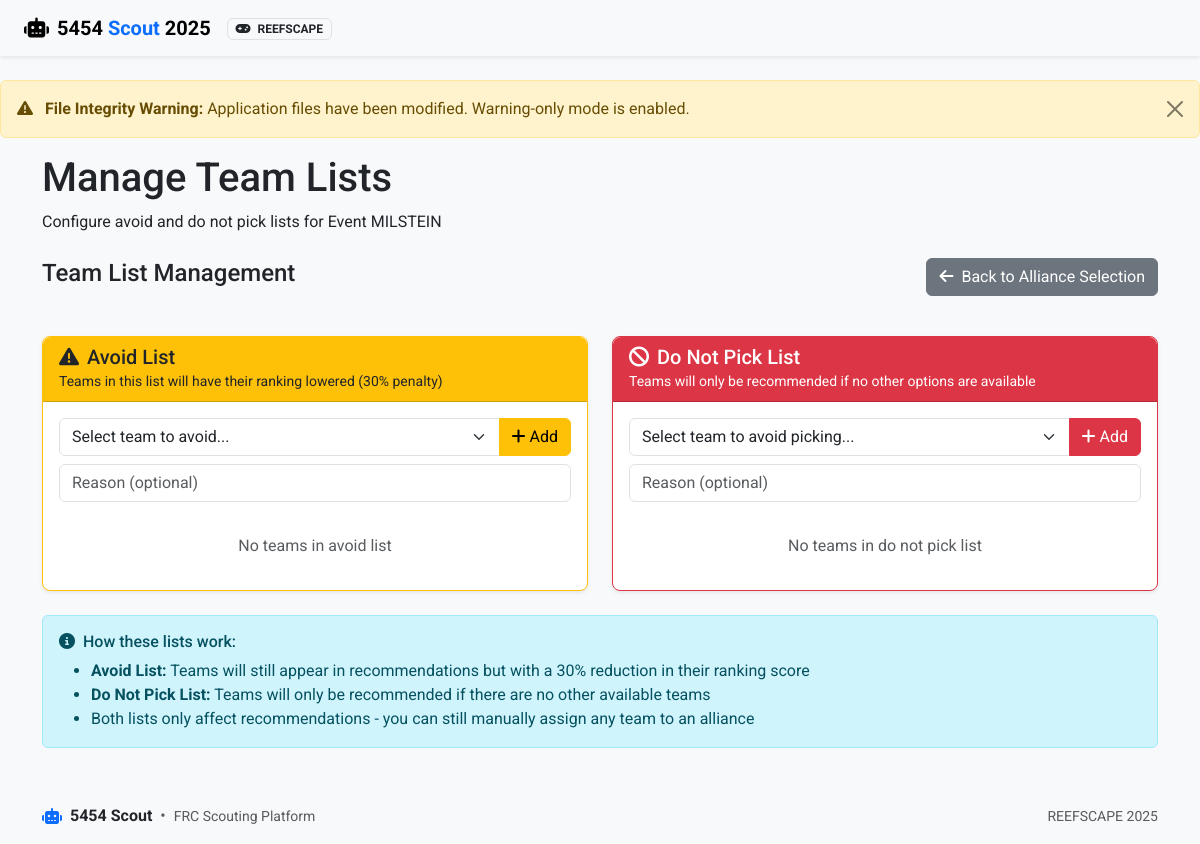
The page /alliances/manage_lists/1 on the database as committed earlier.
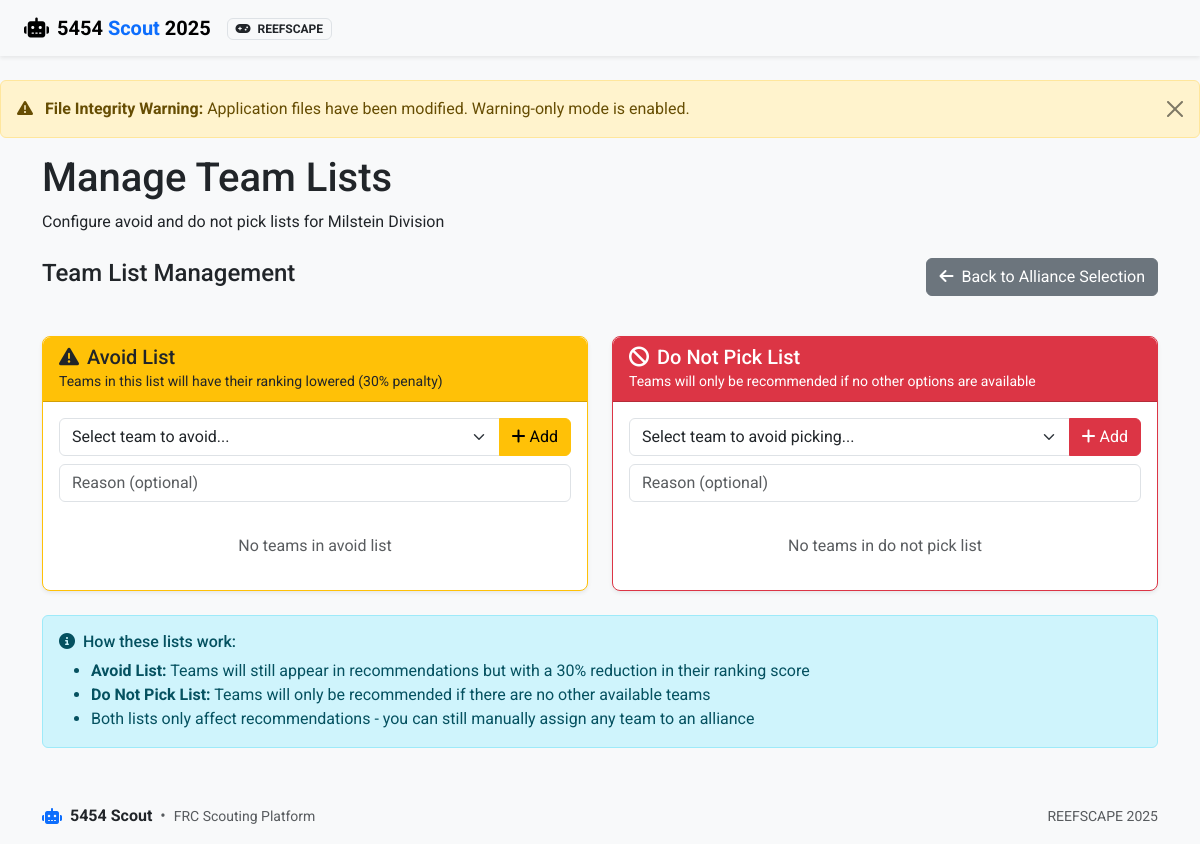
The same page on the database as committed later.
### app/models.py (models this page shows, shortened)
class Event(db.Model):
    id = db.Column(db.Integer, primary_key=True)
    name = db.Column(db.String(100), nullable=False)
    code = db.Column(db.String(20), unique=True)  # Event code like "CALA" or "NYRO"
    location = db.Column(db.String(100))
    start_date = db.Column(db.Date)
    end_date = db.Column(db.Date)
    year = db.Column(db.Integer, nullable=False)
    matches = db.relationship('Match', backref='event', lazy=True)

### app/routes/alliances.py (the view)
@bp.route('/manage_lists/<int:event_id>')
def manage_lists(event_id):
    event = Event.query.get_or_404(event_id)
    avoid_entries = AvoidEntry.query.filter_by(event_id=event_id).join(Team).all()
    do_not_pick_entries = DoNotPickEntry.query.filter_by(event_id=event_id).join(Team).all()
    all_teams = db.session.query(Team).join(
        team_event, Team.id == team_event.c.team_id
    ).filter(
        team_event.c.event_id == event_id
    ).order_by(Team.team_number).all()
    if not all_teams:
        from app.models import Match
        all_teams = db.session.query(Team).join(ScoutingData).join(
            Match, ScoutingData.match_id == Match.id
        ).filter(
            Match.event_id == event_id
        ).distinct().order_by(Team.team_number).all()
    return render_template('alliances/manage_lists.html',
                         event=event,
                         avoid_entries=avoid_entries,
                         do_not_pick_entries=do_not_pick_entries,
                         all_teams=all_teams)

### app/routes/auth.py (called while the page is built)
@bp.app_context_processor
def inject_auth_vars():
    return {
        'current_user': current_user,
        'user_has_role': lambda role: current_user.is_authenticated and current_user.has_role(role)
    }

### run.py (called while the page is built)
@app.before_request
def check_first_run():
    if not User.query.first() and request.path != '/auth/login':
        flash('Database is being initialized. Please wait...', 'info')
        return redirect(url_for('auth.login'))

### app/templates/alliances/manage_lists.html (shortened to what the changed rows need)
{% extends 'base.html' %}
{% block heading %}Manage Team Lists{% endblock %}
{% block subheading %}Configure avoid and do not pick lists for {{ event.name }}{% endblock %}

Rows that differ between the two databases and show on the page:
changed Event: name "Event MILSTEIN" → "Milstein Division"
